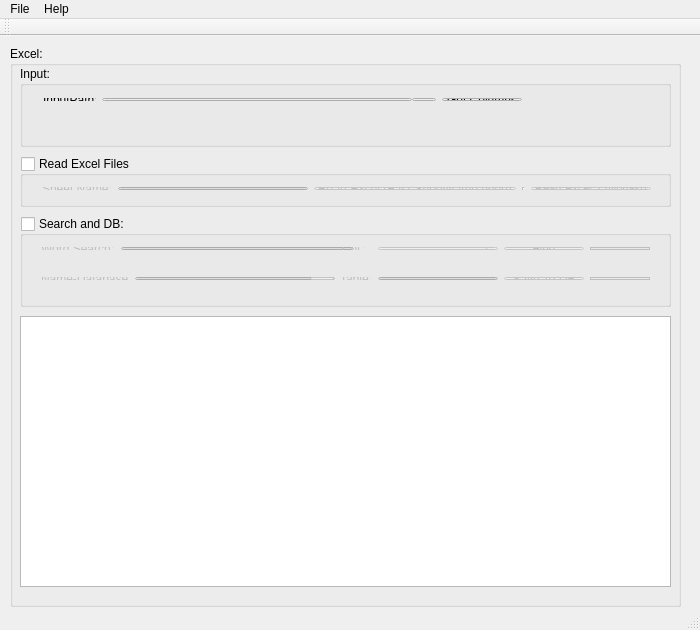
<?xml version="1.0" encoding="UTF-8"?>
<ui version="4.0">
 <class>MainWindow</class>
 <widget class="QMainWindow" name="MainWindow">
  <property name="geometry">
   <rect>
    <x>0</x>
    <y>0</y>
    <width>700</width>
    <height>630</height>
   </rect>
  </property>
  <property name="minimumSize">
   <size>
    <width>700</width>
    <height>630</height>
   </size>
  </property>
  <property name="maximumSize">
   <size>
    <width>700</width>
    <height>630</height>
   </size>
  </property>
  <property name="windowTitle">
   <string>MainWindow</string>
  </property>
  <widget class="QWidget" name="centralWidget">
   <widget class="QGroupBox" name="groupBox_excel">
    <property name="geometry">
     <rect>
      <x>10</x>
      <y>10</y>
      <width>671</width>
      <height>561</height>
     </rect>
    </property>
    <property name="title">
     <string>Excel:</string>
    </property>
    <widget class="QTableWidget" name="tableWidget">
     <property name="geometry">
      <rect>
       <x>10</x>
       <y>270</y>
       <width>651</width>
       <height>271</height>
      </rect>
     </property>
     <property name="layoutDirection">
      <enum>Qt::LeftToRight</enum>
     </property>
     <property name="sizeAdjustPolicy">
      <enum>QAbstractScrollArea::AdjustToContentsOnFirstShow</enum>
     </property>
     <property name="alternatingRowColors">
      <bool>true</bool>
     </property>
     <property name="textElideMode">
      <enum>Qt::ElideMiddle</enum>
     </property>
     <property name="gridStyle">
      <enum>Qt::DashLine</enum>
     </property>
     <property name="sortingEnabled">
      <bool>false</bool>
     </property>
    </widget>
    <widget class="QGroupBox" name="groupBox_read">
     <property name="geometry">
      <rect>
       <x>10</x>
       <y>110</y>
       <width>651</width>
       <height>51</height>
      </rect>
     </property>
     <property name="title">
      <string>Read Excel Files</string>
     </property>
     <property name="checkable">
      <bool>true</bool>
     </property>
     <property name="checked">
      <bool>false</bool>
     </property>
     <widget class="QWidget" name="layoutWidget">
      <property name="geometry">
       <rect>
        <x>11</x>
        <y>20</y>
        <width>631</width>
        <height>25</height>
       </rect>
      </property>
      <layout class="QHBoxLayout" name="horizontalLayout">
       <item>
        <widget class="QLabel" name="label_sheet_name">
         <property name="text">
          <string>Sheet Name:</string>
         </property>
        </widget>
       </item>
       <item>
        <widget class="QLineEdit" name="lineEdit_sheet"/>
       </item>
       <item>
        <widget class="QPushButton" name="pushButton_read_excel">
         <property name="text">
          <string>Read-Excel (Fast-SheetName need)</string>
         </property>
        </widget>
       </item>
       <item>
        <widget class="Line" name="line_seprator">
         <property name="orientation">
          <enum>Qt::Vertical</enum>
         </property>
        </widget>
       </item>
       <item>
        <widget class="QPushButton" name="pushButton_rea_excel_t2">
         <property name="minimumSize">
          <size>
           <width>90</width>
           <height>0</height>
          </size>
         </property>
         <property name="font">
          <font>
           <pointsize>8</pointsize>
          </font>
         </property>
         <property name="text">
          <string>Read-Excel-2 (Notfast)</string>
         </property>
        </widget>
       </item>
      </layout>
     </widget>
    </widget>
    <widget class="QGroupBox" name="groupBox_search">
     <property name="geometry">
      <rect>
       <x>10</x>
       <y>170</y>
       <width>651</width>
       <height>91</height>
      </rect>
     </property>
     <property name="title">
      <string>Search and DB:</string>
     </property>
     <property name="checkable">
      <bool>true</bool>
     </property>
     <property name="checked">
      <bool>false</bool>
     </property>
     <widget class="QWidget" name="layoutWidget">
      <property name="geometry">
       <rect>
        <x>10</x>
        <y>20</y>
        <width>631</width>
        <height>25</height>
       </rect>
      </property>
      <layout class="QHBoxLayout" name="horizontalLayout_5">
       <item>
        <widget class="QLabel" name="label_word_search">
         <property name="text">
          <string>Word Search:</string>
         </property>
        </widget>
       </item>
       <item>
        <widget class="QLineEdit" name="lineEdit_searchword">
         <property name="minimumSize">
          <size>
           <width>233</width>
           <height>0</height>
          </size>
         </property>
         <property name="maximumSize">
          <size>
           <width>206</width>
           <height>16777215</height>
          </size>
         </property>
        </widget>
       </item>
       <item>
        <widget class="QLabel" name="label_col_search">
         <property name="minimumSize">
          <size>
           <width>30</width>
           <height>0</height>
          </size>
         </property>
         <property name="maximumSize">
          <size>
           <width>30</width>
           <height>16777215</height>
          </size>
         </property>
         <property name="text">
          <string>Col.:</string>
         </property>
        </widget>
       </item>
       <item>
        <widget class="QComboBox" name="comboBox_col_search">
         <property name="minimumSize">
          <size>
           <width>120</width>
           <height>0</height>
          </size>
         </property>
         <property name="maximumSize">
          <size>
           <width>120</width>
           <height>16777215</height>
          </size>
         </property>
        </widget>
       </item>
       <item>
        <widget class="QPushButton" name="pushButton_search">
         <property name="minimumSize">
          <size>
           <width>80</width>
           <height>0</height>
          </size>
         </property>
         <property name="maximumSize">
          <size>
           <width>80</width>
           <height>16777215</height>
          </size>
         </property>
         <property name="text">
          <string>Find</string>
         </property>
        </widget>
       </item>
       <item>
        <widget class="QLCDNumber" name="lcdNumber_search">
         <property name="minimumSize">
          <size>
           <width>60</width>
           <height>0</height>
          </size>
         </property>
         <property name="maximumSize">
          <size>
           <width>60</width>
           <height>80</height>
          </size>
         </property>
         <property name="frameShape">
          <enum>QFrame::Panel</enum>
         </property>
         <property name="frameShadow">
          <enum>QFrame::Plain</enum>
         </property>
         <property name="digitCount">
          <number>4</number>
         </property>
         <property name="segmentStyle">
          <enum>QLCDNumber::Flat</enum>
         </property>
        </widget>
       </item>
      </layout>
     </widget>
     <widget class="QWidget" name="layoutWidget_2">
      <property name="geometry">
       <rect>
        <x>10</x>
        <y>50</y>
        <width>631</width>
        <height>25</height>
       </rect>
      </property>
      <layout class="QHBoxLayout" name="horizontalLayout_8">
       <item>
        <widget class="QLabel" name="label_db_name">
         <property name="text">
          <string>Name-Database</string>
         </property>
        </widget>
       </item>
       <item>
        <widget class="QLineEdit" name="lineEdit_path_save_db">
         <property name="minimumSize">
          <size>
           <width>200</width>
           <height>0</height>
          </size>
         </property>
        </widget>
       </item>
       <item>
        <widget class="QToolButton" name="toolButton_select_path_for_db">
         <property name="text">
          <string>...</string>
         </property>
        </widget>
       </item>
       <item>
        <widget class="QLabel" name="label_table_db">
         <property name="text">
          <string>Table:</string>
         </property>
        </widget>
       </item>
       <item>
        <widget class="QLineEdit" name="lineEdit_table_name">
         <property name="minimumSize">
          <size>
           <width>120</width>
           <height>0</height>
          </size>
         </property>
         <property name="maximumSize">
          <size>
           <width>120</width>
           <height>16777215</height>
          </size>
         </property>
        </widget>
       </item>
       <item>
        <widget class="QPushButton" name="pushButton_save_excel_to_db">
         <property name="minimumSize">
          <size>
           <width>80</width>
           <height>0</height>
          </size>
         </property>
         <property name="maximumSize">
          <size>
           <width>80</width>
           <height>16777215</height>
          </size>
         </property>
         <property name="text">
          <string>Save To DB</string>
         </property>
        </widget>
       </item>
       <item>
        <widget class="QLCDNumber" name="lcdNumber_save_to_db">
         <property name="minimumSize">
          <size>
           <width>60</width>
           <height>0</height>
          </size>
         </property>
         <property name="maximumSize">
          <size>
           <width>60</width>
           <height>16777215</height>
          </size>
         </property>
         <property name="frameShape">
          <enum>QFrame::Panel</enum>
         </property>
         <property name="frameShadow">
          <enum>QFrame::Plain</enum>
         </property>
         <property name="digitCount">
          <number>4</number>
         </property>
         <property name="segmentStyle">
          <enum>QLCDNumber::Flat</enum>
         </property>
        </widget>
       </item>
      </layout>
     </widget>
    </widget>
    <widget class="QGroupBox" name="groupBox">
     <property name="geometry">
      <rect>
       <x>10</x>
       <y>20</y>
       <width>651</width>
       <height>81</height>
      </rect>
     </property>
     <property name="title">
      <string>Input:</string>
     </property>
     <widget class="QWidget" name="layoutWidget">
      <property name="geometry">
       <rect>
        <x>10</x>
        <y>50</y>
        <width>631</width>
        <height>22</height>
       </rect>
      </property>
      <layout class="QHBoxLayout" name="horizontalLayout_6">
       <item>
        <widget class="QLabel" name="label_col1">
         <property name="text">
          <string>Col1:</string>
         </property>
        </widget>
       </item>
       <item>
        <widget class="QComboBox" name="comboBox_col1">
         <property name="sizePolicy">
          <sizepolicy hsizetype="Preferred" vsizetype="Maximum">
           <horstretch>0</horstretch>
           <verstretch>0</verstretch>
          </sizepolicy>
         </property>
         <property name="minimumSize">
          <size>
           <width>130</width>
           <height>0</height>
          </size>
         </property>
        </widget>
       </item>
       <item>
        <widget class="QLabel" name="label_col2">
         <property name="text">
          <string>Col2:</string>
         </property>
        </widget>
       </item>
       <item>
        <widget class="QComboBox" name="comboBox_col2">
         <property name="minimumSize">
          <size>
           <width>130</width>
           <height>0</height>
          </size>
         </property>
        </widget>
       </item>
       <item>
        <widget class="QLabel" name="label_col3">
         <property name="text">
          <string>Col3:</string>
         </property>
        </widget>
       </item>
       <item>
        <widget class="QComboBox" name="comboBox_col3">
         <property name="minimumSize">
          <size>
           <width>130</width>
           <height>0</height>
          </size>
         </property>
        </widget>
       </item>
       <item>
        <widget class="QLabel" name="label_max_empty">
         <property name="text">
          <string>Max-Empty-Row</string>
         </property>
        </widget>
       </item>
       <item>
        <widget class="QSpinBox" name="spinBox_max_empth_row">
         <property name="minimumSize">
          <size>
           <width>40</width>
           <height>0</height>
          </size>
         </property>
         <property name="maximumSize">
          <size>
           <width>40</width>
           <height>16777215</height>
          </size>
         </property>
         <property name="minimum">
          <number>1</number>
         </property>
         <property name="maximum">
          <number>50</number>
         </property>
         <property name="value">
          <number>5</number>
         </property>
        </widget>
       </item>
      </layout>
     </widget>
     <widget class="QWidget" name="">
      <property name="geometry">
       <rect>
        <x>12</x>
        <y>21</y>
        <width>501</width>
        <height>25</height>
       </rect>
      </property>
      <layout class="QHBoxLayout" name="horizontalLayout_2">
       <item>
        <widget class="QLabel" name="label_2">
         <property name="minimumSize">
          <size>
           <width>53</width>
           <height>0</height>
          </size>
         </property>
         <property name="maximumSize">
          <size>
           <width>53</width>
           <height>16777215</height>
          </size>
         </property>
         <property name="text">
          <string>InputPath:  </string>
         </property>
        </widget>
       </item>
       <item>
        <widget class="QLineEdit" name="lineEdit_excel">
         <property name="minimumSize">
          <size>
           <width>310</width>
           <height>0</height>
          </size>
         </property>
         <property name="maximumSize">
          <size>
           <width>310</width>
           <height>16777215</height>
          </size>
         </property>
        </widget>
       </item>
       <item>
        <widget class="QToolButton" name="toolButton_sel_excel">
         <property name="mouseTracking">
          <bool>false</bool>
         </property>
         <property name="tabletTracking">
          <bool>false</bool>
         </property>
         <property name="contextMenuPolicy">
          <enum>Qt::DefaultContextMenu</enum>
         </property>
         <property name="toolTip">
          <string comment="a" extracomment="aa"/>
         </property>
         <property name="toolTipDuration">
          <number>2</number>
         </property>
         <property name="text">
          <string>...</string>
         </property>
         <property name="popupMode">
          <enum>QToolButton::DelayedPopup</enum>
         </property>
         <property name="toolButtonStyle">
          <enum>Qt::ToolButtonIconOnly</enum>
         </property>
         <property name="autoRaise">
          <bool>false</bool>
         </property>
         <property name="arrowType">
          <enum>Qt::NoArrow</enum>
         </property>
        </widget>
       </item>
       <item>
        <widget class="QPushButton" name="pushButton_get_column_name">
         <property name="minimumSize">
          <size>
           <width>80</width>
           <height>0</height>
          </size>
         </property>
         <property name="maximumSize">
          <size>
           <width>80</width>
           <height>16777215</height>
          </size>
         </property>
         <property name="text">
          <string>Get Columns</string>
         </property>
        </widget>
       </item>
      </layout>
     </widget>
     <widget class="QWidget" name="">
      <property name="geometry">
       <rect>
        <x>553</x>
        <y>21</y>
        <width>91</width>
        <height>22</height>
       </rect>
      </property>
      <layout class="QHBoxLayout" name="horizontalLayout_3">
       <item>
        <widget class="QLabel" name="label_sheet_no">
         <property name="minimumSize">
          <size>
           <width>30</width>
           <height>0</height>
          </size>
         </property>
         <property name="maximumSize">
          <size>
           <width>30</width>
           <height>16777215</height>
          </size>
         </property>
         <property name="text">
          <string>Sheet:</string>
         </property>
        </widget>
       </item>
       <item>
        <widget class="QSpinBox" name="spinBox_sheet_no">
         <property name="minimumSize">
          <size>
           <width>40</width>
           <height>0</height>
          </size>
         </property>
         <property name="maximumSize">
          <size>
           <width>40</width>
           <height>16777215</height>
          </size>
         </property>
         <property name="minimum">
          <number>1</number>
         </property>
         <property name="maximum">
          <number>20</number>
         </property>
        </widget>
       </item>
      </layout>
     </widget>
    </widget>
   </widget>
  </widget>
  <widget class="QMenuBar" name="menuBar">
   <property name="geometry">
    <rect>
     <x>0</x>
     <y>0</y>
     <width>700</width>
     <height>21</height>
    </rect>
   </property>
   <widget class="QMenu" name="menuFile">
    <property name="title">
     <string>File</string>
    </property>
    <addaction name="actionSelect"/>
    <addaction name="actionExit"/>
   </widget>
   <widget class="QMenu" name="menuHelp">
    <property name="title">
     <string>Help</string>
    </property>
    <addaction name="actionHelp"/>
    <addaction name="actionConnect"/>
   </widget>
   <addaction name="menuFile"/>
   <addaction name="menuHelp"/>
  </widget>
  <widget class="QToolBar" name="mainToolBar">
   <attribute name="toolBarArea">
    <enum>TopToolBarArea</enum>
   </attribute>
   <attribute name="toolBarBreak">
    <bool>false</bool>
   </attribute>
  </widget>
  <widget class="QStatusBar" name="statusBar"/>
  <action name="actionSelect">
   <property name="text">
    <string>Select</string>
   </property>
  </action>
  <action name="actionExit">
   <property name="text">
    <string>Exit</string>
   </property>
  </action>
  <action name="actionHelp">
   <property name="text">
    <string>Help</string>
   </property>
  </action>
  <action name="actionConnect">
   <property name="text">
    <string>Connect</string>
   </property>
  </action>
 </widget>
 <layoutdefault spacing="6" margin="11"/>
 <resources/>
 <connections/>
</ui>
